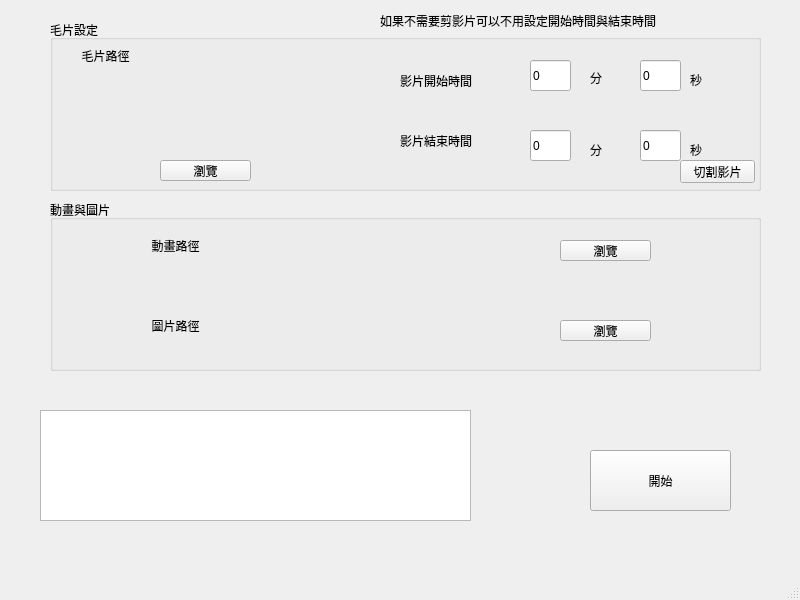
<?xml version="1.0" encoding="UTF-8"?>
<ui version="4.0">
 <class>MainWindow</class>
 <widget class="QMainWindow" name="MainWindow">
  <property name="geometry">
   <rect>
    <x>0</x>
    <y>0</y>
    <width>800</width>
    <height>600</height>
   </rect>
  </property>
  <property name="windowTitle">
   <string>MainWindow</string>
  </property>
  <widget class="QWidget" name="centralwidget">
   <widget class="QGroupBox" name="groupBox">
    <property name="geometry">
     <rect>
      <x>50</x>
      <y>20</y>
      <width>711</width>
      <height>171</height>
     </rect>
    </property>
    <property name="title">
     <string>毛片設定</string>
    </property>
    <widget class="QLabel" name="label">
     <property name="geometry">
      <rect>
       <x>0</x>
       <y>20</y>
       <width>111</width>
       <height>31</height>
      </rect>
     </property>
     <property name="text">
      <string>毛片路徑</string>
     </property>
     <property name="alignment">
      <set>Qt::AlignCenter</set>
     </property>
    </widget>
    <widget class="QPushButton" name="VideoLoadButton">
     <property name="geometry">
      <rect>
       <x>110</x>
       <y>140</y>
       <width>91</width>
       <height>21</height>
      </rect>
     </property>
     <property name="text">
      <string>瀏覽</string>
     </property>
    </widget>
    <widget class="QLabel" name="label_2">
     <property name="geometry">
      <rect>
       <x>350</x>
       <y>50</y>
       <width>111</width>
       <height>21</height>
      </rect>
     </property>
     <property name="text">
      <string>影片開始時間</string>
     </property>
    </widget>
    <widget class="QLabel" name="label_3">
     <property name="geometry">
      <rect>
       <x>350</x>
       <y>110</y>
       <width>111</width>
       <height>21</height>
      </rect>
     </property>
     <property name="text">
      <string>影片結束時間</string>
     </property>
    </widget>
    <widget class="QLabel" name="label_4">
     <property name="geometry">
      <rect>
       <x>540</x>
       <y>50</y>
       <width>21</width>
       <height>16</height>
      </rect>
     </property>
     <property name="text">
      <string>分</string>
     </property>
    </widget>
    <widget class="QLabel" name="label_5">
     <property name="geometry">
      <rect>
       <x>540</x>
       <y>120</y>
       <width>21</width>
       <height>20</height>
      </rect>
     </property>
     <property name="text">
      <string>分</string>
     </property>
    </widget>
    <widget class="QLabel" name="label_6">
     <property name="geometry">
      <rect>
       <x>640</x>
       <y>120</y>
       <width>21</width>
       <height>20</height>
      </rect>
     </property>
     <property name="text">
      <string>秒</string>
     </property>
    </widget>
    <widget class="QLabel" name="label_7">
     <property name="geometry">
      <rect>
       <x>640</x>
       <y>50</y>
       <width>21</width>
       <height>20</height>
      </rect>
     </property>
     <property name="text">
      <string>秒</string>
     </property>
    </widget>
    <widget class="QPushButton" name="VideoCut">
     <property name="geometry">
      <rect>
       <x>630</x>
       <y>140</y>
       <width>75</width>
       <height>23</height>
      </rect>
     </property>
     <property name="text">
      <string>切割影片</string>
     </property>
    </widget>
    <widget class="QLabel" name="VideoPath">
     <property name="geometry">
      <rect>
       <x>30</x>
       <y>60</y>
       <width>251</width>
       <height>41</height>
      </rect>
     </property>
     <property name="text">
      <string/>
     </property>
    </widget>
    <widget class="QLineEdit" name="VideoStartMinute">
     <property name="geometry">
      <rect>
       <x>480</x>
       <y>40</y>
       <width>41</width>
       <height>31</height>
      </rect>
     </property>
     <property name="text">
      <string>0</string>
     </property>
    </widget>
    <widget class="QLineEdit" name="VideoStartSecond">
     <property name="geometry">
      <rect>
       <x>590</x>
       <y>40</y>
       <width>41</width>
       <height>31</height>
      </rect>
     </property>
     <property name="text">
      <string>0</string>
     </property>
    </widget>
    <widget class="QLineEdit" name="VideoEndSecond">
     <property name="geometry">
      <rect>
       <x>590</x>
       <y>110</y>
       <width>41</width>
       <height>31</height>
      </rect>
     </property>
     <property name="text">
      <string>0</string>
     </property>
    </widget>
    <widget class="QLineEdit" name="VideoEndMinute">
     <property name="geometry">
      <rect>
       <x>480</x>
       <y>110</y>
       <width>41</width>
       <height>31</height>
      </rect>
     </property>
     <property name="text">
      <string>0</string>
     </property>
    </widget>
   </widget>
   <widget class="QGroupBox" name="groupBox_2">
    <property name="geometry">
     <rect>
      <x>50</x>
      <y>200</y>
      <width>711</width>
      <height>171</height>
     </rect>
    </property>
    <property name="title">
     <string>動畫與圖片</string>
    </property>
    <widget class="QLabel" name="label_8">
     <property name="geometry">
      <rect>
       <x>70</x>
       <y>30</y>
       <width>111</width>
       <height>31</height>
      </rect>
     </property>
     <property name="text">
      <string>動畫路徑</string>
     </property>
     <property name="alignment">
      <set>Qt::AlignCenter</set>
     </property>
    </widget>
    <widget class="QPushButton" name="AnimateLoadButton">
     <property name="geometry">
      <rect>
       <x>510</x>
       <y>40</y>
       <width>91</width>
       <height>21</height>
      </rect>
     </property>
     <property name="text">
      <string>瀏覽</string>
     </property>
    </widget>
    <widget class="QLabel" name="AnimatePath">
     <property name="geometry">
      <rect>
       <x>180</x>
       <y>30</y>
       <width>251</width>
       <height>41</height>
      </rect>
     </property>
     <property name="text">
      <string/>
     </property>
    </widget>
    <widget class="QLabel" name="label_9">
     <property name="geometry">
      <rect>
       <x>70</x>
       <y>110</y>
       <width>111</width>
       <height>31</height>
      </rect>
     </property>
     <property name="text">
      <string>圖片路徑</string>
     </property>
     <property name="alignment">
      <set>Qt::AlignCenter</set>
     </property>
    </widget>
    <widget class="QLabel" name="ImgPath">
     <property name="geometry">
      <rect>
       <x>180</x>
       <y>110</y>
       <width>251</width>
       <height>41</height>
      </rect>
     </property>
     <property name="text">
      <string/>
     </property>
    </widget>
    <widget class="QPushButton" name="ImgLoadButton">
     <property name="geometry">
      <rect>
       <x>510</x>
       <y>120</y>
       <width>91</width>
       <height>21</height>
      </rect>
     </property>
     <property name="text">
      <string>瀏覽</string>
     </property>
    </widget>
   </widget>
   <widget class="QPushButton" name="StartButton">
    <property name="geometry">
     <rect>
      <x>590</x>
      <y>450</y>
      <width>141</width>
      <height>61</height>
     </rect>
    </property>
    <property name="text">
     <string>開始</string>
    </property>
   </widget>
   <widget class="QLabel" name="label_10">
    <property name="geometry">
     <rect>
      <x>380</x>
      <y>-10</y>
      <width>361</width>
      <height>61</height>
     </rect>
    </property>
    <property name="text">
     <string>如果不需要剪影片可以不用設定開始時間與結束時間</string>
    </property>
   </widget>
   <widget class="QColumnView" name="columnView">
    <property name="geometry">
     <rect>
      <x>40</x>
      <y>410</y>
      <width>431</width>
      <height>111</height>
     </rect>
    </property>
   </widget>
  </widget>
  <widget class="QMenuBar" name="menubar">
   <property name="geometry">
    <rect>
     <x>0</x>
     <y>0</y>
     <width>800</width>
     <height>24</height>
    </rect>
   </property>
  </widget>
  <widget class="QStatusBar" name="statusbar"/>
 </widget>
 <resources/>
 <connections/>
</ui>
